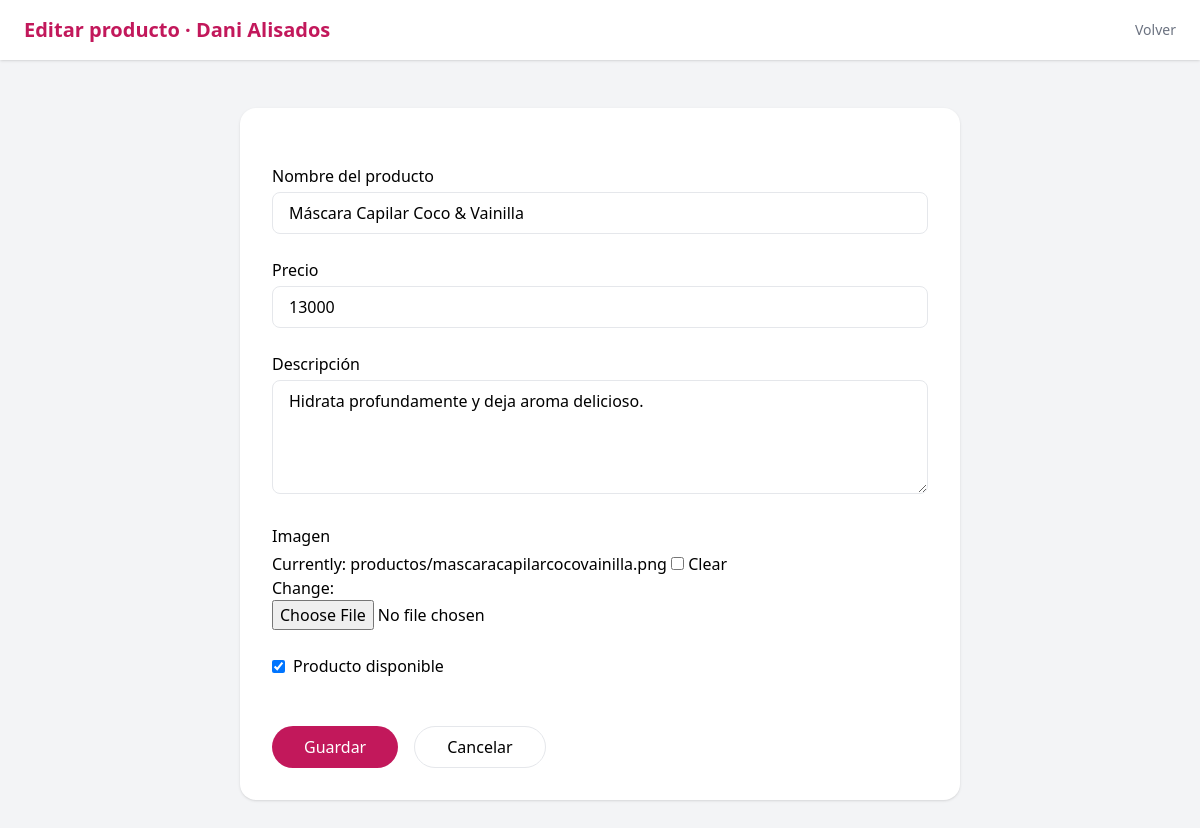
The page /dashboard/productos/4/editar/ (signed in) on the database its author committed.
### productos/models.py (models this page shows, shortened)
class Producto(models.Model):
    nombre = models.CharField(max_length=100)
    descripcion = models.TextField()
    precio = models.IntegerField()
    imagen = models.ImageField(upload_to='productos/', blank=True, null=True)
    disponible = models.BooleanField(default=True)

### dashboard/views.py (the view)
# urls.py: path('productos/<int:pk>/editar/', views.producto_editar, name='producto_editar'),
@login_required
def producto_editar(request, pk):
    if not request.user.is_staff:
        return redirect('dashboard:productos')
    producto = get_object_or_404(Producto, pk=pk)
    form = ProductoForm(request.POST or None, request.FILES or None, instance=producto)
    if form.is_valid():
        form.save()
        return redirect('dashboard:productos')
    return render(request, 'dashboard/producto_form.html', {
        'form': form,
        'accion': 'Editar'
    })

### productos/forms.py
class ProductoForm(forms.ModelForm):
    class Meta:
        model = Producto
        fields = ['nombre', 'precio', 'descripcion', 'imagen', 'disponible']
        widgets = {
            'nombre': forms.TextInput(attrs={
                'class': 'w-full border rounded-lg px-4 py-2'
            }),
            'precio': forms.NumberInput(attrs={
                'class': 'w-full border rounded-lg px-4 py-2'
            }),
            'descripcion': forms.Textarea(attrs={
                'class': 'w-full border rounded-lg px-4 py-2',
                'rows': 4
            }),
            'imagen': forms.ClearableFileInput(attrs={
                'class': 'w-full'
            }),
        }

### dashboard/templates/dashboard/producto_form.html (shortened to what this page needs)
{% load static %}
<!DOCTYPE html>
<html lang="es">
<head>
  <script src="https://cdn.tailwindcss.com"></script>
</head>
<body class="bg-gray-100 min-h-screen">
  <header class="bg-white shadow px-6 py-4 flex justify-between items-center">
    <h1 class="text-xl font-bold text-rosa">
      {{ accion }} producto · Dani Alisados
    </h1>
    <a href="{% url 'dashboard:productos' %}"
       class="text-sm text-gray-500 hover:text-rosa">
      Volver
    </a>
  </header>
  <main class="max-w-3xl mx-auto py-12 px-6">
    <div class="bg-white rounded-2xl shadow p-8">
      <form method="post" enctype="multipart/form-data" class="space-y-6">
        <div>
          <label class="block font-medium mb-1">
            Nombre del producto
          </label>
          {{ form.nombre }}
        </div>
        <div>
          <label class="block font-medium mb-1">
            Precio
          </label>
          {{ form.precio }}
        </div>
        <div>
          <label class="block font-medium mb-1">
            Descripción
          </label>
          {{ form.descripcion }}
        </div>
        <div>
          <label class="block font-medium mb-1">
            Imagen
          </label>
          {{ form.imagen }}
        </div>
        <div class="flex items-center gap-2">
          {{ form.disponible }}
          <label class="font-medium">
            Producto disponible
          </label>
        </div>
        <div class="flex gap-4 pt-6">
          <button type="submit"
                  class="bg-rosa text-white px-8 py-2 rounded-full hover:bg-pink-700 transition">
            Guardar
          </button>
          <a href="{% url 'dashboard:productos' %}"
             class="px-8 py-2 rounded-full border hover:bg-gray-100 transition">
            Cancelar
          </a>
        </div>
      </form>
    </div>
  </main>
</body>
</html>

### rows shown on the page
Producto: nombre "Máscara Capilar Coco & Vainilla", precio "13000", descripcion "Hidrata profundamente y deja aroma delicioso.", disponible "☑"

### other values the page prints
{{ accion }} "Editar"
